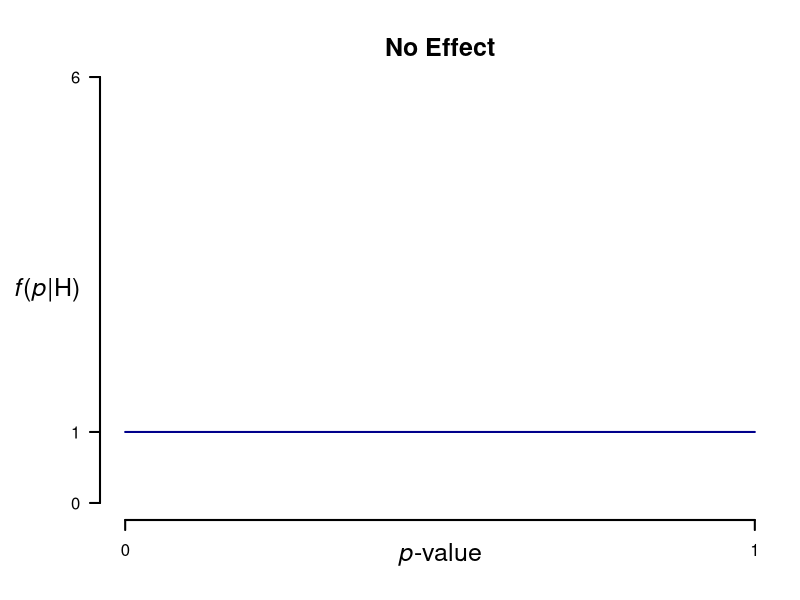
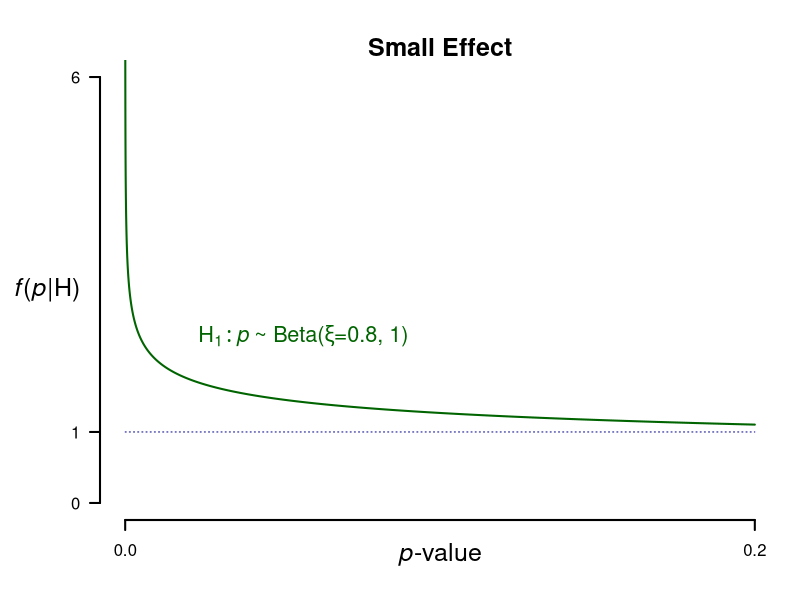
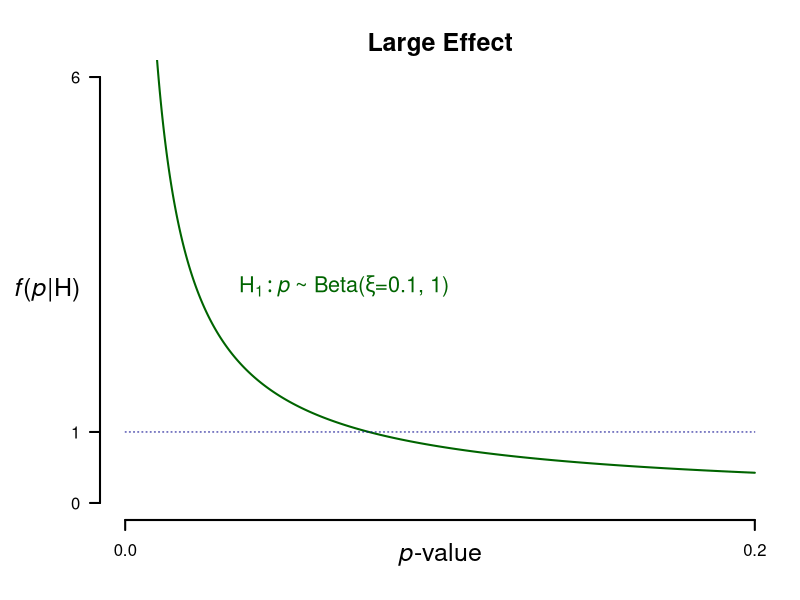
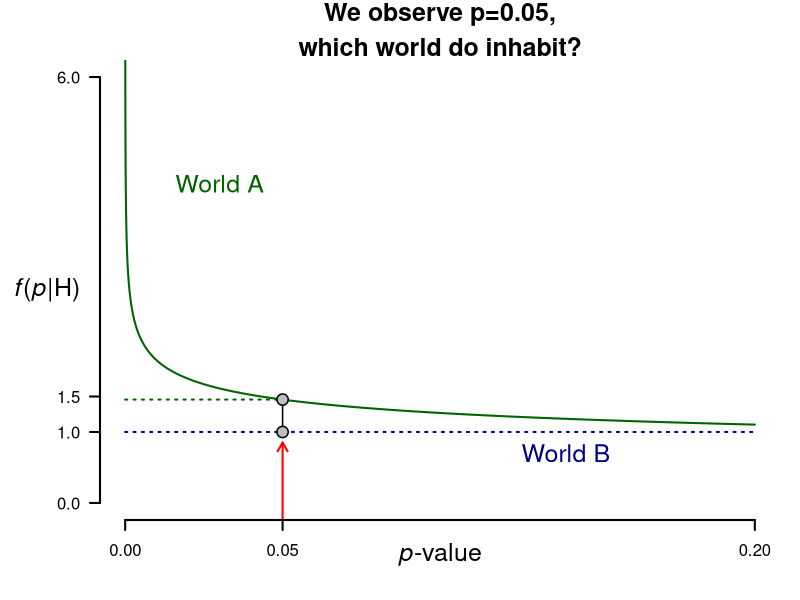
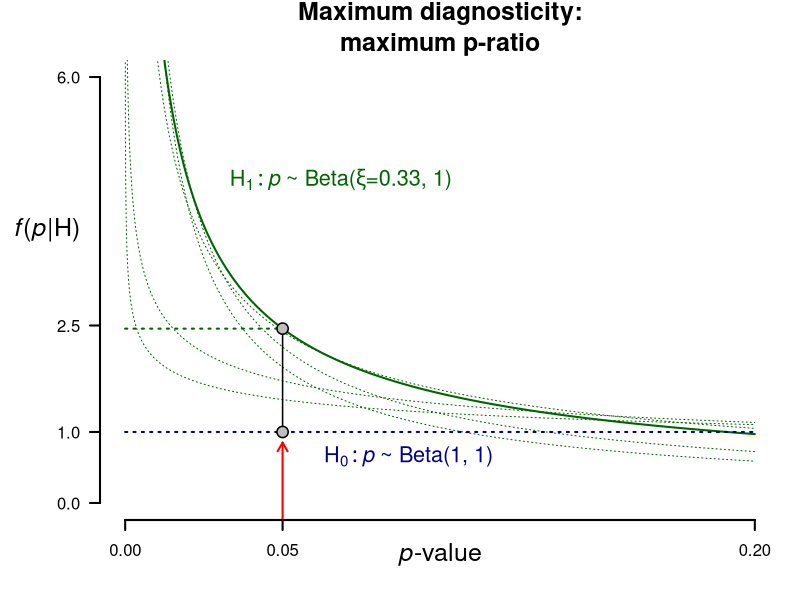

Source code (R) for these figures, in order:
## ---- chunk 1
knitr::opts_chunk$set(echo = TRUE)
knitr::opts_chunk$set(dev = 'svg')
setwd("~/2-Werk/JASP/cartoon")

x <- seq(0, 1, length.out =10000)
x2 <- seq(0, 0.2, length.out =10000)
## ---- chunk 2
par(mar = c(4,5,3,1))
plot(x, dbeta(x, 1, 1), 
     type = "l", xlim = c(0,1), ylim = c(0,6), bty = "L", 
     axes = F, ylab = "", xlab = "", 
     col = "dark blue", lwd = 2, cex = 1.7)
axis(2, at = c(0,1,6), lwd = 2, cex = 1.7, las=1)
axis(1, at = c(0,1), lwd = 2, cex = 1.7)

mtext(side= 3, expression(bold("No Effect")), cex=1.5)
mtext(side = 2, expression(italic("f")*"("*italic("p")*"|H)"), line = 1, las=1, cex = 1.5)
mtext(side=1, expression(italic("p")*"-value"), line=1.5, cex=1.5)
## ---- chunk 3
# Small effect
par(mar = c(4,5,3,1))
plot(x2, dbeta(x2, 0.8, 1), 
     type = "l", xlim = c(0,0.2), ylim = c(0,6), bty = "L", 
     axes = F, ylab = "", xlab = "", 
     col = "dark green", lwd = 2)
lines(x = c(0,0.2), y = c(1,1), lty = 3, col = "dark blue", lwd = 1)
axis(2, at = c(0,1,6), lwd = 2, cex = 1.7, las=1)
axis(1, at = c(0,0.2), lwd = 2, cex = 1.7)

text(x = 0.02, y=2.3, expression(H[1]: italic(p) ~ "~ Beta("*xi*"=0.8, 1)"), cex = 1.3, col = "dark green", pos=4)
mtext(side= 3, expression(bold("Small Effect")), cex=1.5)
mtext(side = 2, expression(italic("f")*"("*italic("p")*"|H)"), line = 1, las=1, cex = 1.5)
mtext(side=1, expression(italic("p")*"-value"), line=1.5, cex=1.5)
## ---- chunk 4
# Large effect
par(mar = c(4,5,3,1))
plot(x2, dbeta(x2, 0.1, 1), 
     type = "l", xlim = c(0,0.2), ylim = c(0,6), bty = "L", 
     axes = F, ylab = "", xlab = "", 
     col = "dark green", lwd = 2, cex = 4)
lines(x = c(0,0.2), y = c(1,1), lty = 3, col = "dark blue", lwd = 1)
axis(2, at = c(0,1,6), lwd = 2, cex = 1.7, las=1)
axis(1, at = c(0,0.2), lwd = 2, cex = 1.7)

text(x = 0.033, y=3, expression(H[1]: italic(p) ~ "~ Beta("*xi*"=0.1, 1)"), cex = 1.3, col = "dark green", pos=4)
mtext(side= 3, expression(bold("Large Effect")), cex=1.5)
mtext(side = 2, expression(italic("f")*"("*italic("p")*"|H)"), line = 1, las=1, cex = 1.5)
mtext(side=1, expression(italic("p")*"-value"), line=1.5, cex=1.5)

## ---- chunk 5
par(mar = c(4,5,3,1))
plot(x2, dbeta(x2, 0.8, 1), 
     type = "l", xlim = c(0,0.2), ylim = c(0,6), bty = "L", 
     axes = F, ylab = "", xlab ="", 
     col = "dark green", lwd = 2, cex = 4)
arrows(0.05, -0.5, 0.05, 0.85, length = 0.1, angle = 30, lwd = 2, code = 2, col = "red")
axis(2, at = c(0,1,round(dbeta(0.05,0.8,1),1),6), lwd = 2, cex = 1.7,las=1)
axis(1, at = c(0,0.05,0.2), lwd = 2, cex = 1.7)
lines(x = c(0.05,0.05), y = c(1,dbeta(0.05,0.8,1)), lwd = 1.5)
lines(x = c(0,0.2), y = c(1,1), lty = 3, col = "dark blue", lwd = 2)
lines(x = c(0,0.05), y = rep(dbeta(0.05,0.8,1),2), lty = 3, col = "dark green", lwd = 2)
points(x = c(0.05,0.05), 
             y = c(1, dbeta(0.05,0.8,1)), 
             pch = 21, bg = "grey", cex=1.5, lwd=1.5)
text(x = 0.03, y = 4.5,labels = "World A", col = "dark green", cex = 1.5)
text(x = 0.14, y = 0.7,labels = "World B", col = "dark blue", cex = 1.5)
mtext(side= 3, expression(bold("We observe p=0.05,")), cex=1.5, line=1.5)
mtext(side= 3, expression(bold("which world do inhabit?")), cex=1.5, line=0)
                      
mtext(side = 2, expression(italic("f")*"("*italic("p")*"|H)"), line = 1, las=1, cex = 1.5)
mtext(side=1, expression(italic("p")*"-value"), line=1.5, cex=1.5)
## ---- chunk 6
par(mar = c(4,5,3,1))
plot(x2, dbeta(x2, 0.33, 1), 
     type = "l", xlim = c(0,0.2), ylim = c(0,6), bty = "L", 
     axes = F, ylab = "", xlab = "", 
     col = "dark green", lwd = 2, cex = 4)
lines(x2, dbeta(x2,0.8,1), col = "dark green", lty = 3)
lines(x2, dbeta(x2,0.7,1), col = "dark green", lty = 3)
lines(x2, dbeta(x2,0.4,1), col = "dark green", lty = 3)
lines(x2, dbeta(x2,0.2,1), col = "dark green", lty = 3)
lines(x2, dbeta(x2,0.15,1), col = "dark green", lty = 3)
arrows(0.05, -0.5, 0.05, 0.85, length = 0.1, angle = 30, lwd = 2, code = 2, col = "red")

axis(2, at = c(0,1,round(dbeta(0.05,0.33,1),1),6), lwd = 2, cex = 1.7,las=1)
axis(1, at = c(0,0.05,0.2), lwd = 2, cex = 1.7)
lines(x = c(0.05,0.05), y = c(1,dbeta(0.05,0.33,1)), lwd = 1.5)
lines(x = c(0,0.2), y = c(1,1), lty = 3, col = "dark blue", lwd = 2)
lines(x = c(0,0.05), y = rep(dbeta(0.05,0.33,1),2), lty = 3, col = "dark green", lwd = 2)
points(x = c(0.05,0.05), 
             y = c(1, dbeta(0.05,0.33,1)), 
             pch = 21, bg = "grey", cex=1.5, lwd=1.5)
text(x = 0.03, y = 4.5,labels = expression(H[1]: italic(p) ~ "~ Beta("*xi*"=0.33, 1)"), col = "dark green", cex = 1.3, pos = 4)
text(x = 0.06, y = 0.6,labels = expression(H[0]: italic(p) ~ "~ Beta(1, 1)"), col = "dark blue", cex = 1.3, pos=4)



mtext(side= 3, expression(bold("Maximum diagnosticity:")), cex=1.5, line = 1.5)
mtext(side=3,expression(bold("maximum p-ratio")), cex=1.5, line = 0)
mtext(side = 2, expression(italic("f")*"("*italic("p")*"|H)"), line = 1, las=1, cex = 1.5, padj=-2)
mtext(side=1, expression(italic("p")*"-value"), line=1.5, cex=1.5)
